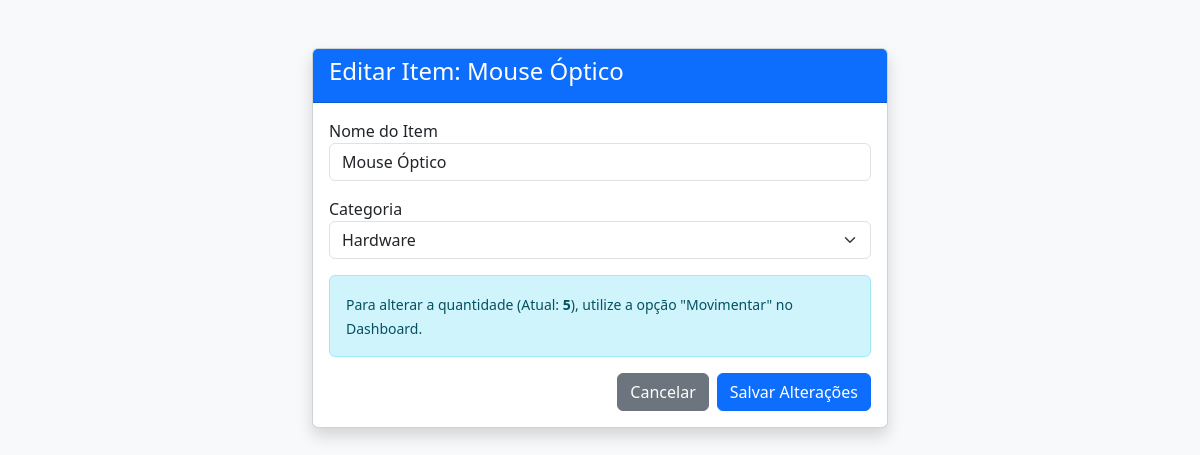
Screenshot of /editar/4 (signed in) with the database file from the repository.
### tables this page shows
CREATE TABLE tb_item (
    id_item INTEGER PRIMARY KEY AUTOINCREMENT,
    nome TEXT NOT NULL,
    descricao TEXT,
    quantidade_atual INTEGER NOT NULL DEFAULT 0,
    id_categoria INTEGER NOT NULL,
    FOREIGN KEY (id_categoria) REFERENCES tb_categoria (id_categoria)
);

CREATE TABLE tb_categoria (
    id_categoria INTEGER PRIMARY KEY AUTOINCREMENT,
    nome TEXT NOT NULL UNIQUE
);

### main.py (the view, shortened to what this page needs)
@app.route('/editar/<int:id_item>', methods=('GET', 'POST'))
def editar_item(id_item):
    if 'usuario_logado' not in session: return redirect(url_for('login'))
    conn = get_db_connection()
    item = conn.execute('SELECT * FROM tb_item WHERE id_item = ?', (id_item,)).fetchone()
    categorias = conn.execute('SELECT * FROM tb_categoria').fetchall()
    conn.close()
    return render_template('editar_item.html', item=item, categorias=categorias)

### main.py (called while the page is built)
def get_db_connection():
    conn = sqlite3.connect('database.db')
    conn.row_factory = sqlite3.Row
    return conn

### templates/editar_item.html (shortened to what this page needs)
<!doctype html>
<html lang="pt-br">
<head>
    <link href="https://cdn.jsdelivr.net/npm/bootstrap@5.3.0/dist/css/bootstrap.min.css" rel="stylesheet">
</head>
<body class="bg-light">
    <div class="container mt-5" style="max-width: 600px;">
        <div class="card shadow">
            <div class="card-header bg-primary text-white">
                <h4>Editar Item: {{ item['nome'] }}</h4>
            </div>
            <div class="card-body">
                <form method="post">
                    <div class="mb-3">
                        <label>Nome do Item</label>
                        <input type="text" name="nome" class="form-control" value="{{ item['nome'] }}" required>
                    </div>
                    <div class="mb-3">
                        <label>Categoria</label>
                        <select name="categoria" class="form-select">
                            {% for cat in categorias %}
                            <option value="{{ cat['id_categoria'] }}" {% if cat['id_categoria'] == item['id_categoria'] %}selected{% endif %}>
                                {{ cat['nome'] }}
                            </option>
                            {% endfor %}
                        </select>
                    </div>
                    <div class="alert alert-info">
                        <small>Para alterar a quantidade (Atual: <strong>{{ item['quantidade_atual'] }}</strong>), utilize a opção "Movimentar" no Dashboard.</small>
                    </div>
                    <div class="d-flex justify-content-end gap-2">
                        <a href="/dashboard" class="btn btn-secondary">Cancelar</a>
                        <button type="submit" class="btn btn-primary">Salvar Alterações</button>
                    </div>
                </form>
            </div>
        </div>
    </div>
</body>
</html>

### rows the page displays
tb_item: nome "Mouse Óptico", categoria "Hardware", quantidade_atual "5"
